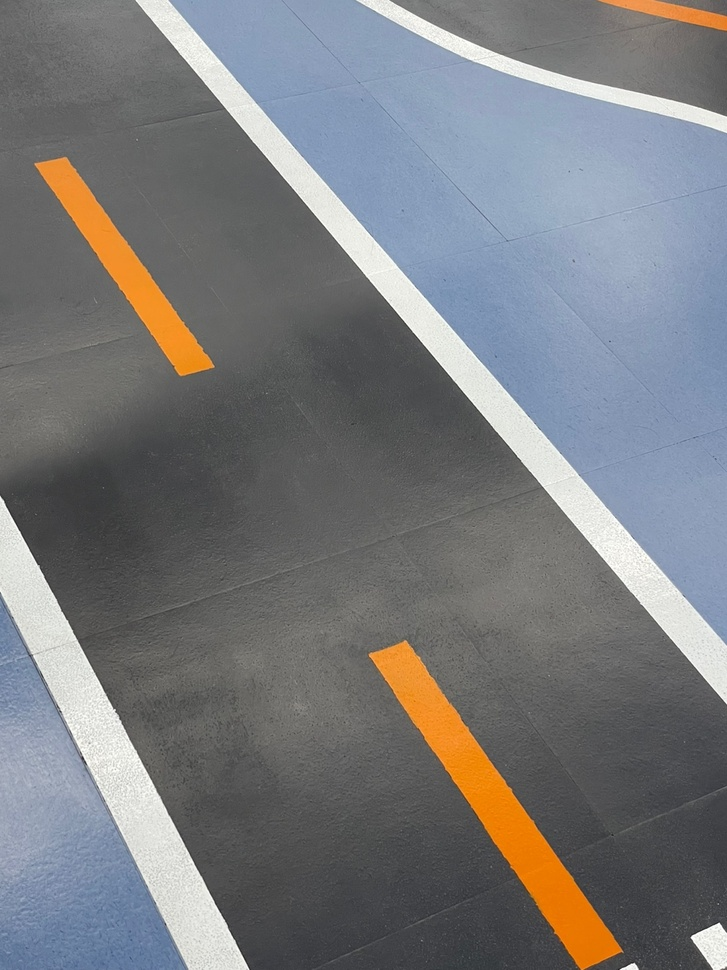
#> input picture line2.jpg, 727 x 970 px, shrunk from 1080 x 1440 before the run, found by its file name
$ jupyter execute 'line탐색.ipynb'
#> lines starting #> are read from the running program, lines starting #| are printed output that depends on the picture; after the words box and inside, x2 and y2 are one past the last pixel; in counts of white or black regions, pixels touching at a corner belong together
[cell 1]
import cv2
import numpy as np
import matplotlib.pyplot as plt
from PIL import ImageFilter
plt.style.use('dark_background')

img_ori = cv2.imread(r"C:\Users\USER\Pictures\line2.jpg")
#> img_ori is the input picture: shape (970, 727, 3); mean B, G, R 125.1, 122.8, 121.7

height, width, channel = img_ori.shape
#> height = 970; width = 727; channel = 3

plt.figure(figsize=(12, 10))
plt.imshow(img_ori,cmap='gray')
print(height, width, channel)
#| 970 727 3

[cell 2]
hsv = cv2.cvtColor(img_ori, cv2.COLOR_BGR2HSV)
#> hsv: shape (970, 727, 3); mean H, S, V 58.2, 29.5, 134.1
gray = hsv[:, :, 2]
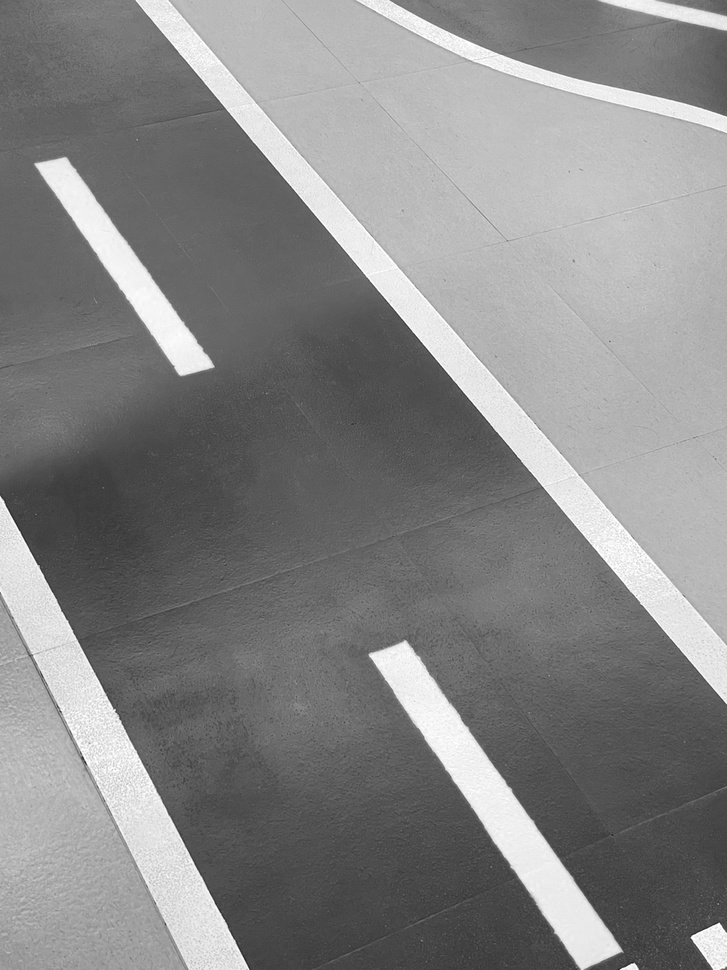
#> gray: shape (970, 727); min 27, max 255, mean 134.1
plt.figure(figsize=(12,10))
plt.imshow(gray, cmap='gray')

[cell 3]
gra = cv2.cvtColor(img_ori, cv2.COLOR_BGR2GRAY)
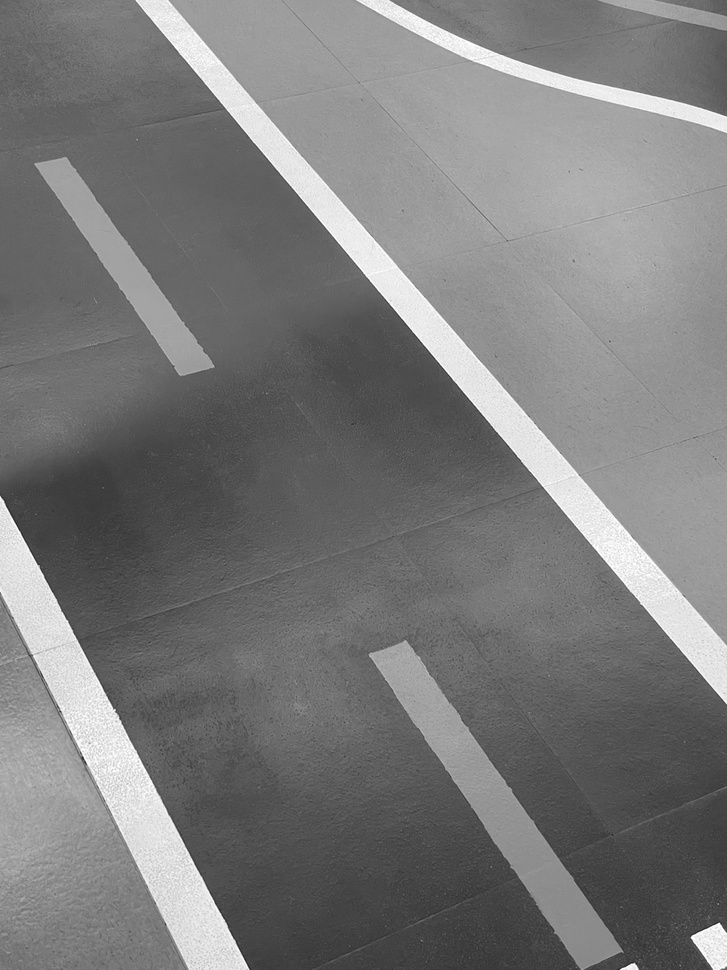
#> gra: shape (970, 727); min 27, max 255, mean 122.7
plt.imshow(gra, cmap='gray')

[cell 4]
img_blurred = cv2.GaussianBlur(gray, ksize=(5, 5), sigmaX=0)

img_blur_thresh = cv2.adaptiveThreshold(
    img_blurred,
    maxValue=255.0,
    adaptiveMethod=cv2.ADAPTIVE_THRESH_GAUSSIAN_C,
    thresholdType=cv2.THRESH_BINARY_INV,
    blockSize=19,
    C=9
)
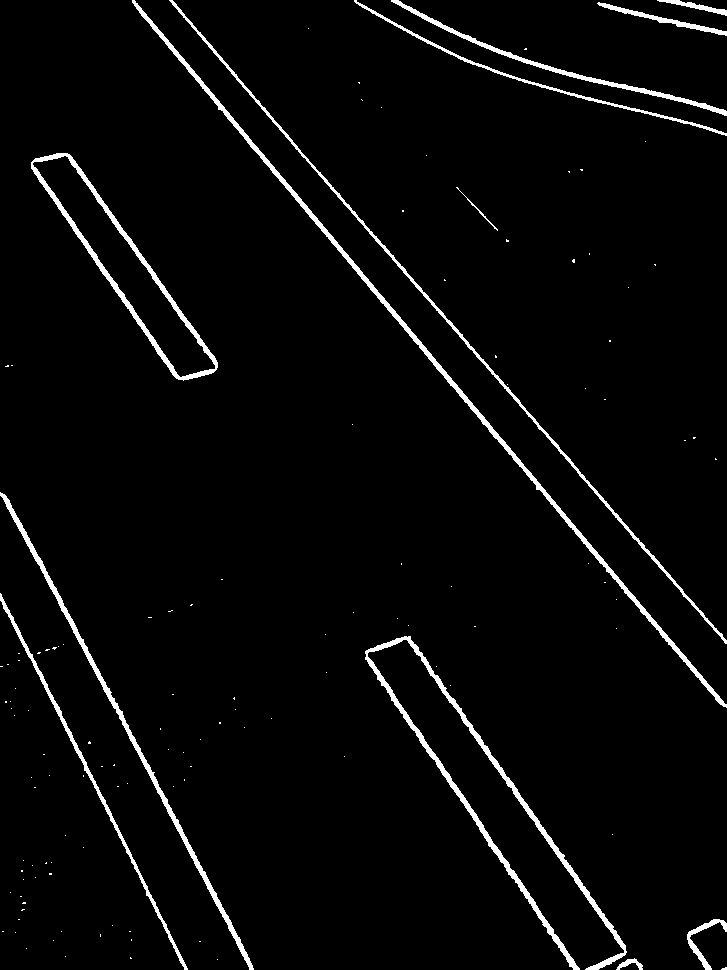
#> img_blur_thresh: shape (970, 727); 3.2% white; 127 white regions (114 under 20 px), largest, box (x1, y1, x2, y2) and area: (132, 0, 727, 708) 4337, (365, 636, 627, 970) 4323, (31, 153, 218, 381) 2879

[cell 5]
img_thresh = cv2.adaptiveThreshold(
    gray,
    maxValue=255.0,
    adaptiveMethod=cv2.ADAPTIVE_THRESH_GAUSSIAN_C,
    thresholdType=cv2.THRESH_BINARY_INV,
    blockSize=19,
    C=9
)
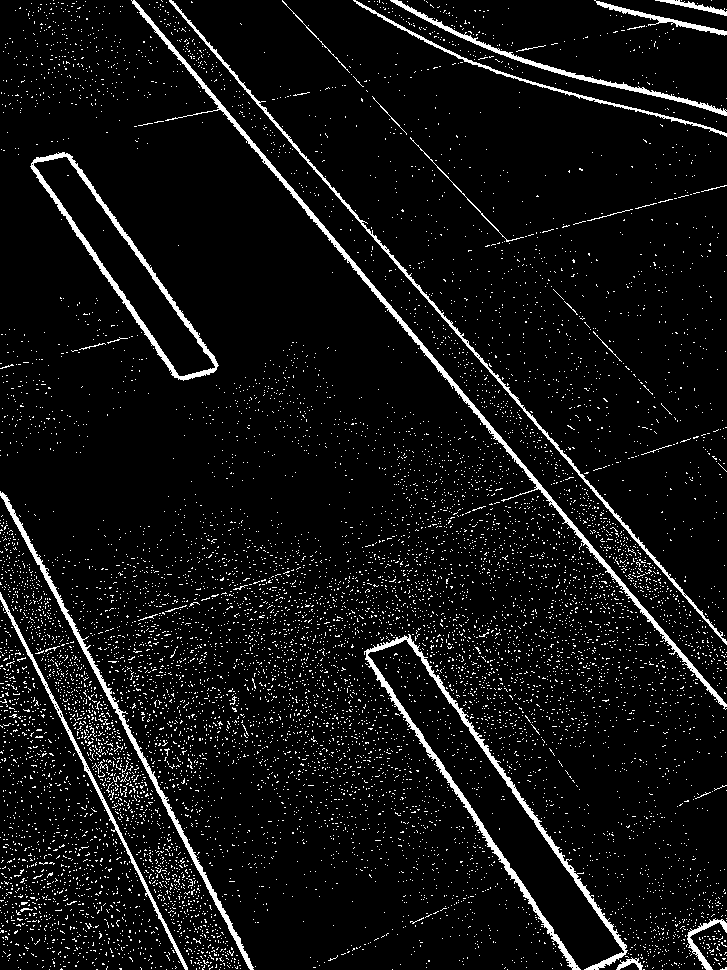
#> img_thresh: shape (970, 727); 6.3% white; 10464 white regions (10426 under 20 px), largest, box (x1, y1, x2, y2) and area: (364, 634, 628, 970) 4438, (131, 0, 727, 710) 4430, (30, 152, 219, 381) 2893

[cell 6]
plt.figure(figsize=(20,20))
plt.subplot(1,2,1)
plt.title('Threshold only')
plt.imshow(img_thresh, cmap='gray')
plt.subplot(1,2,2)
plt.title('Blur and Threshold')
plt.imshow(img_blur_thresh, cmap='gray')

[cell 7]
edges = cv2.Canny(gray, 50, 150)
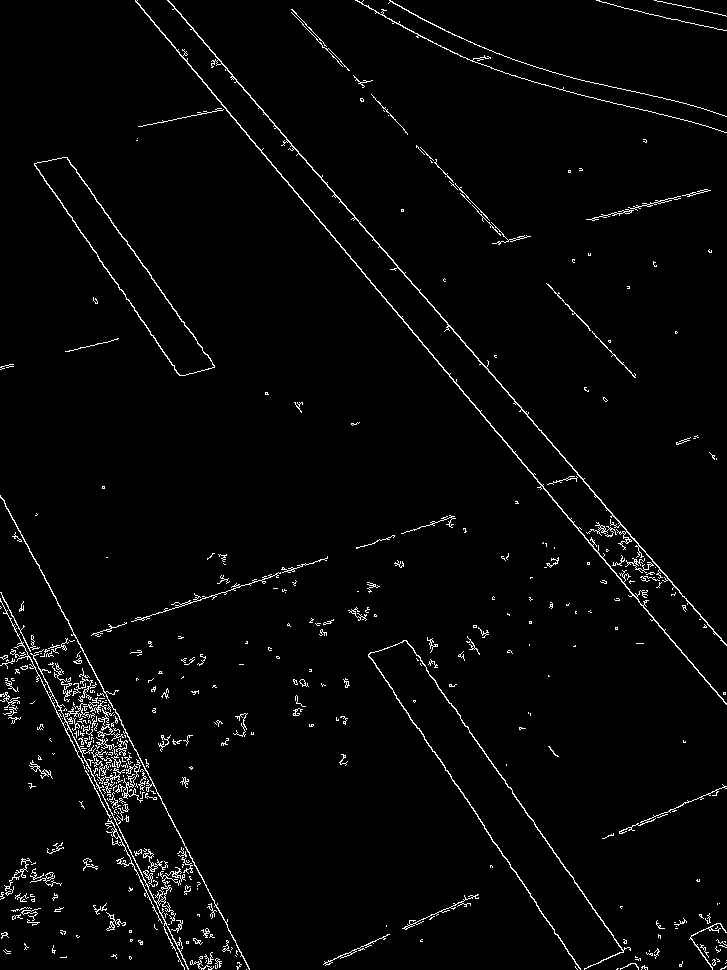
#> edges: shape (970, 727); 2.5% white in thin lines or dots
plt.imshow(edges, cmap='gray')

$ run again, with image.png saved as line2.jpg
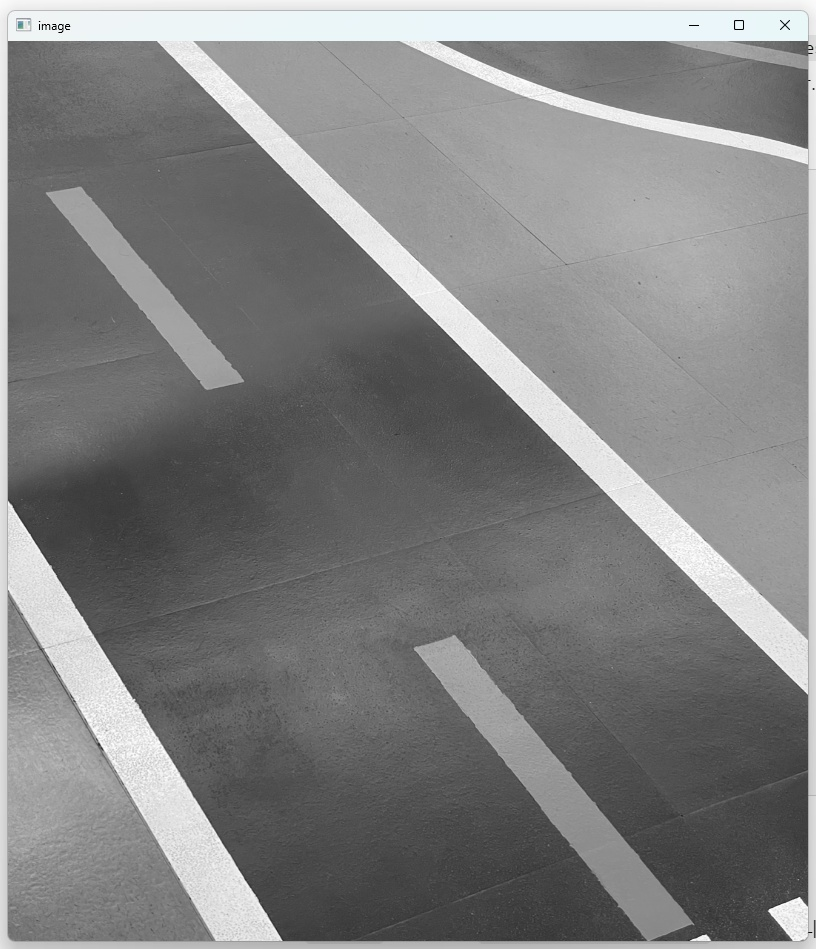
#> input picture image.png, 816 x 949 px, found by its file name
#> img_ori is the input picture: shape (949, 816, 3); mean B, G, R 129.9, 129.8, 129.5
#| 949 816 3
#> hsv: shape (949, 816, 3); mean H, S, V 3.6, 0.5, 129.9
#> `img_blur_thresh = cv2.adaptiveThreshold( img_blurred, maxValue=255.0, ..`:
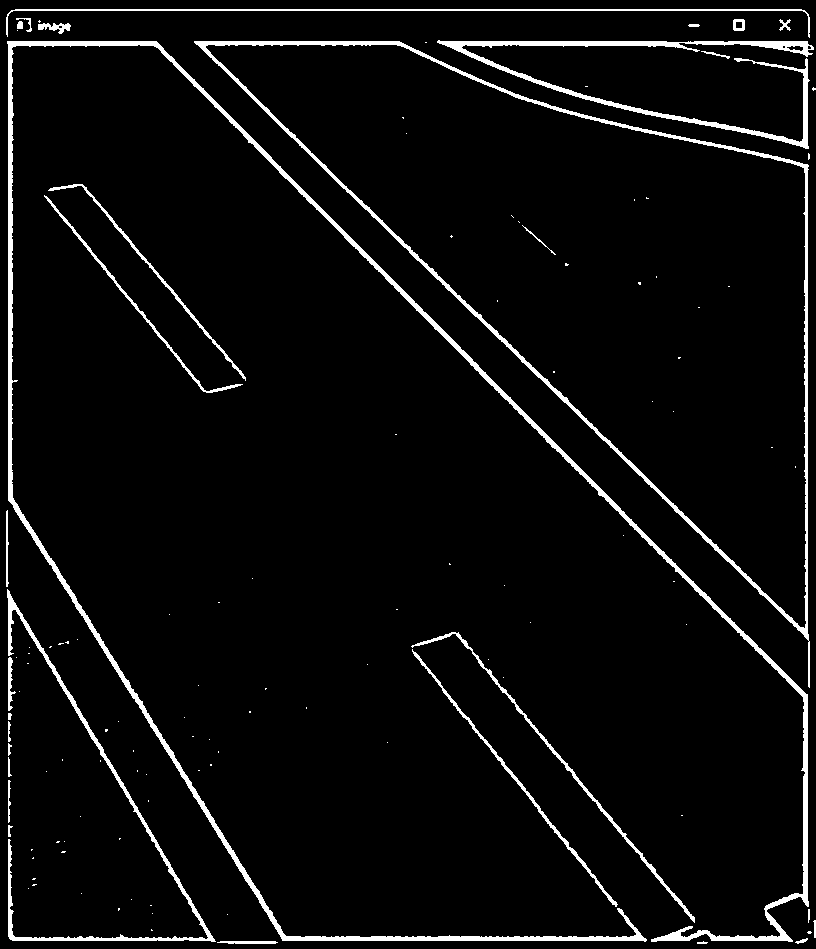
#> img_blur_thresh: shape (949, 816); 4.6% white; 117 white regions (87 under 20 px), largest, box (x1, y1, x2, y2) and area: (7, 41, 809, 942) 13659, (194, 41, 810, 688) 7259, (437, 40, 814, 149) 4266
#> img_thresh: shape (949, 816); 6.8% white; 8817 white regions (8792 under 20 px), largest, box (x1, y1, x2, y2) and area: (7, 10, 814, 943) 29273, (7, 503, 281, 944) 2878, (43, 184, 246, 393) 1802
#> `edges = cv2.Canny(gray, 50, 150)`:
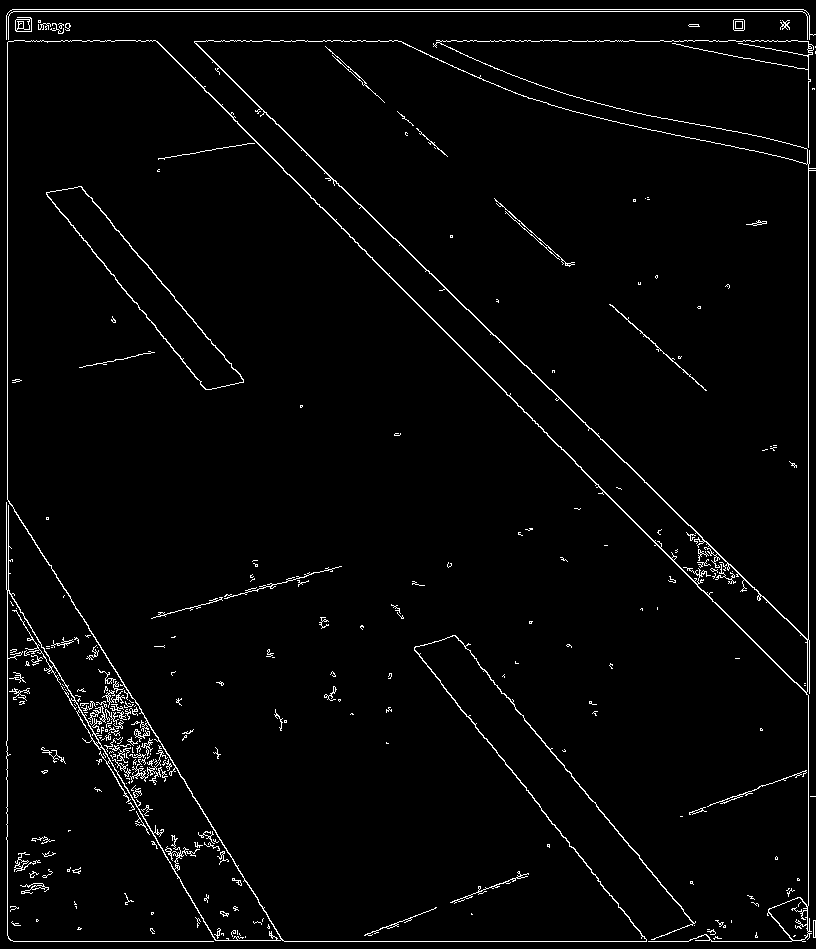
#> edges: shape (949, 816); 2.5% white in thin lines or dots

$ run again, with line.png saved as line2.jpg
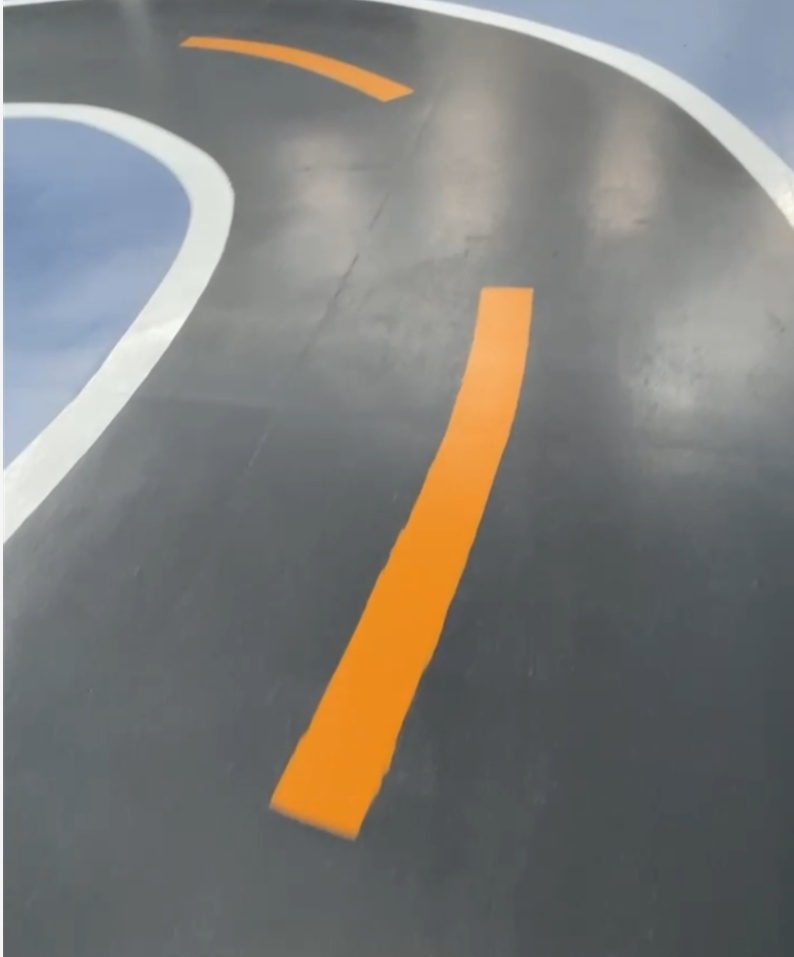
#> input picture line.png, 794 x 957 px, found by its file name
#> img_ori is the input picture: shape (957, 794, 3); mean B, G, R 120.2, 123.9, 124.7
#| 957 794 3
#> hsv: shape (957, 794, 3); mean H, S, V 77.6, 29, 132.5
#> `img_blur_thresh = cv2.adaptiveThreshold( img_blurred, maxValue=255.0, ..`:
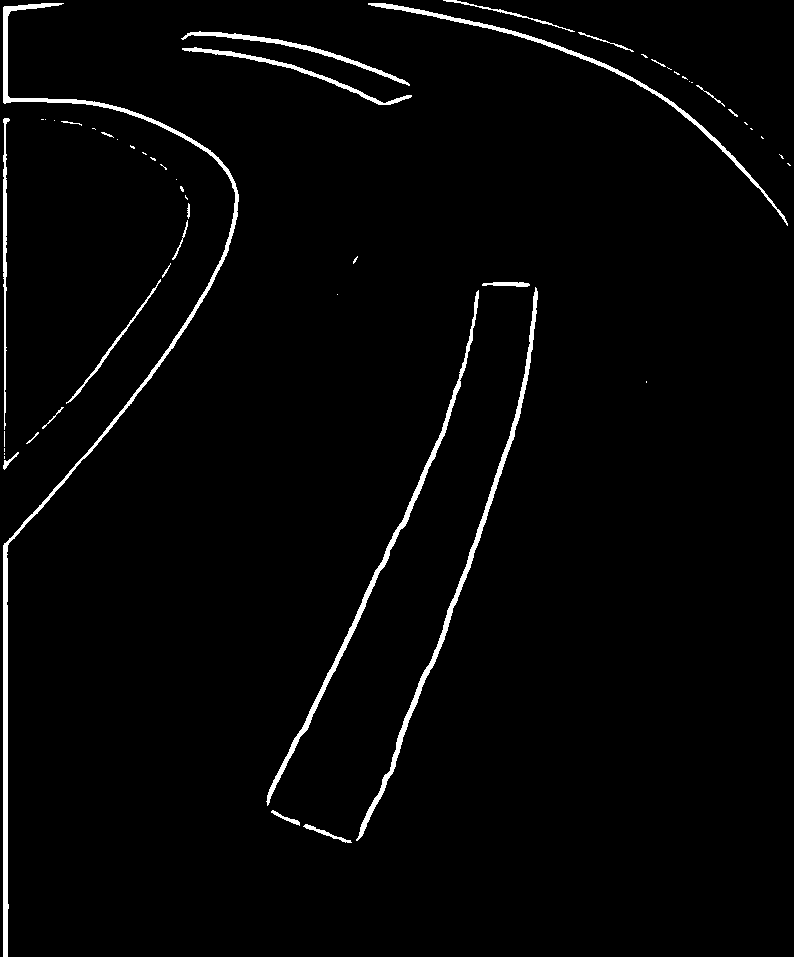
#> img_blur_thresh: shape (957, 794); 2.3% white; 54 white regions (30 under 20 px), largest, box (x1, y1, x2, y2) and area: (3, 3, 239, 957) 5377, (356, 287, 538, 841) 2832, (266, 290, 479, 806) 2597
#> img_thresh: shape (957, 794); 2.5% white; 48 white regions (24 under 20 px), largest, box (x1, y1, x2, y2) and area: (3, 1, 239, 957) 5396, (355, 286, 538, 843) 2881, (267, 287, 481, 808) 2665
#> `edges = cv2.Canny(gray, 50, 150)`:
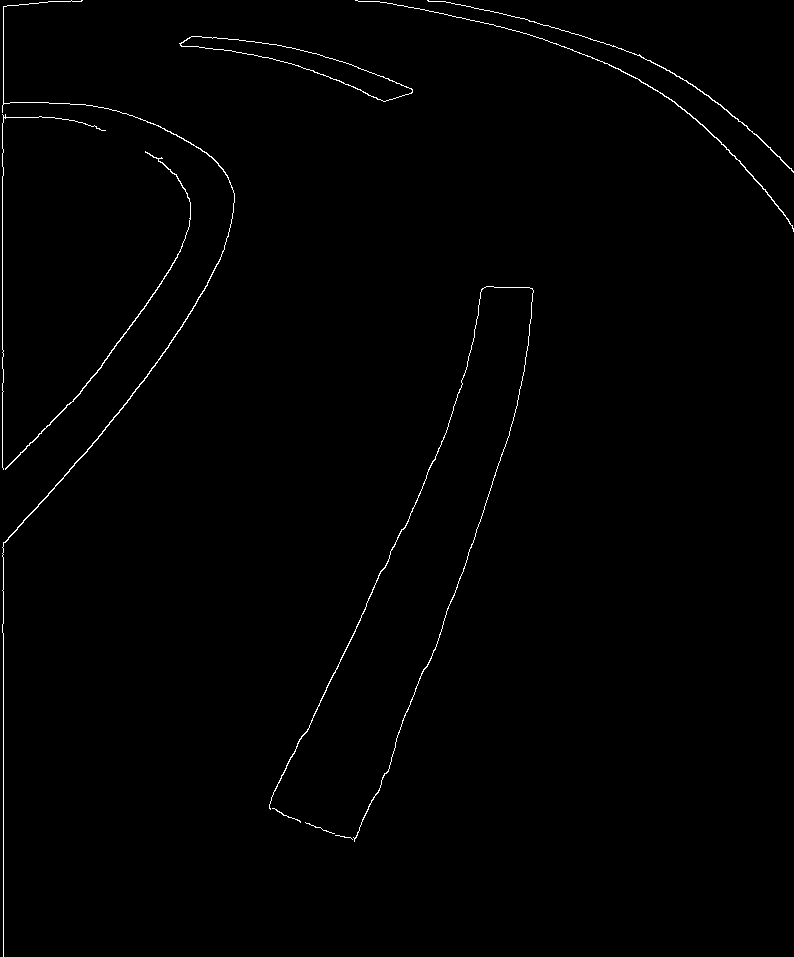
#> edges: shape (957, 794); 0.72% white in thin lines or dots
